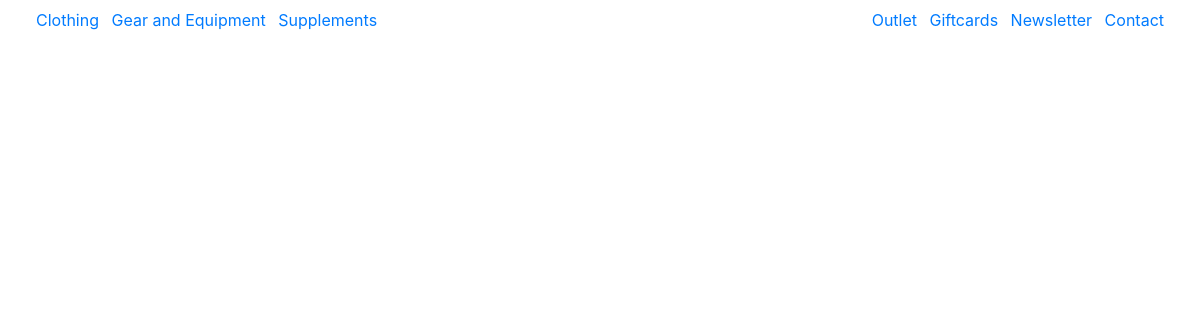
Before: /products/ with the older database file.
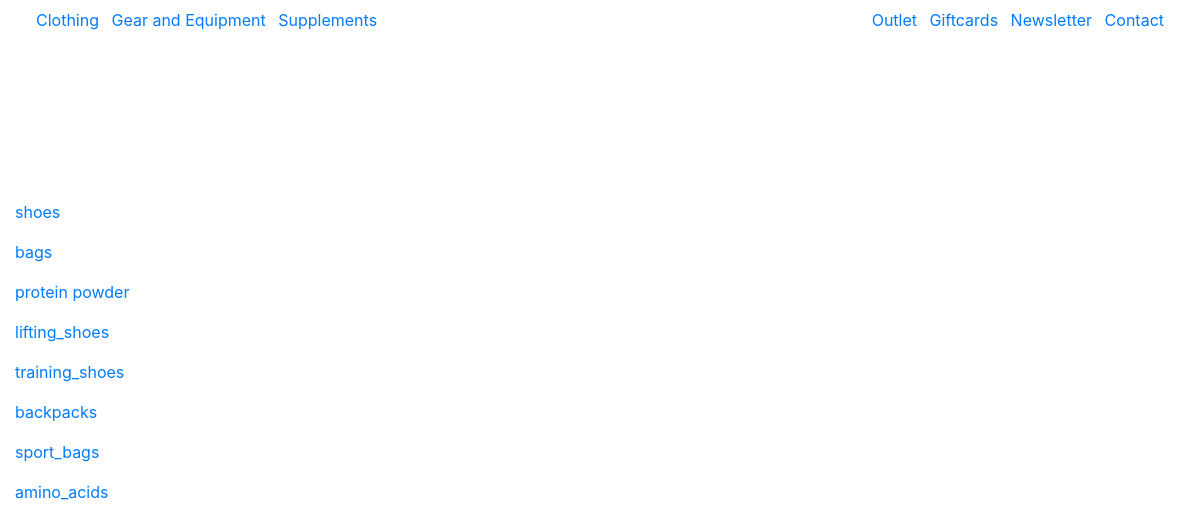
After: the same page with the newer database file.
### products/models.py (models this page shows, shortened)
class Category(models.Model):
    class Meta:
        verbose_name_plural = 'Categories'
    name = models.CharField(max_length=254)
    friendly_name = models.CharField(max_length=254, null=True, blank=True)
    domain = models.ForeignKey('Domain', null=True, blank=True,
                               on_delete=models.SET_NULL)
    parent = models.ForeignKey('self',
                               null=True,
                               blank=True,
                               on_delete=models.SET_NULL)
    is_parent = models.BooleanField(default=False)

### products/views.py (the view, shortened to what this page needs)
# urls.py: path('', views.ProductView.as_view(), name='products'),
class ProductView(View):
    def get(self, request, *args, **kwargs):
        categories = Category.objects.all()
        products = None
        parent = None
        category_nav = None
        if 'q' in request.GET:
            q = request.GET['q']
        return render(request, 'products/products.html',
                      {
                        'products': products,
                        'categories': categories,
                        'category_nav': category_nav,
                        'parent': parent,
                        })

### products/templates/products/products.html (shortened to what this page needs)
{% extends "base.html" %}
{% load static %}
{% block content %}
    <div class="container-fluid mt-custom-200">
        <div class="row">
            <div class="col-12 col-md-2">
                {% if categories.count > 0 %}
                    {% for category in categories %}
                        <p>
                            <a href="{% url 'products' %}?category={{ category.pk }}">{{ category.name }}</a>
                        </p>
                    {% endfor %}
                {% endif %}
            </div>
        </div>
    </div>
{% endblock %}

Changed rows visible on the page:
now on this page (row edited): Category: name "shoes"
now on this page (row edited): Category: name "bags"
now on this page (row edited): Category: name "protein powder"
now on this page (row edited): Category: name "lifting_shoes"
now on this page (row edited): Category: name "training_shoes"
now on this page (row edited): Category: name "backpacks"
added Category: name "sport_bags"
added Category: name "amino_acids"
